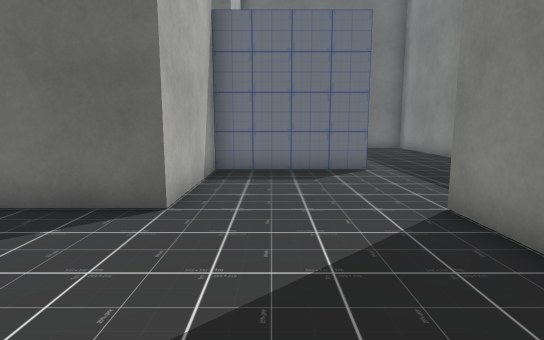
[1] (above)

24 first-person views from a walk through a Unity game level. The camera is 1.2 m above the floor, tilts 8° down and sees 80° across. The floor is counted in squares, 1 m on a side. Each view is taken from the middle of a square. On the plan, view 1 faces up. The plan holds only what a view shows up to about 14 squares ahead; the rest is blank. The place goes on beyond the plan. Some animated figures are not drawn. Some surface patterns are stand-ins.

[2]
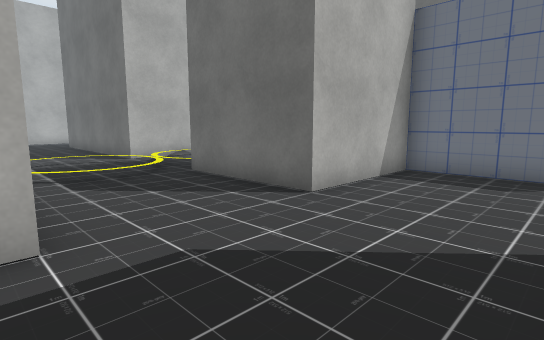

[3]
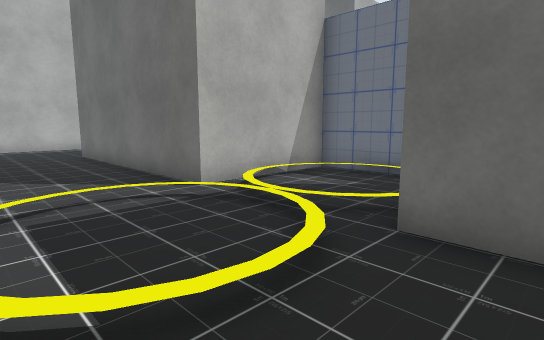

[4]
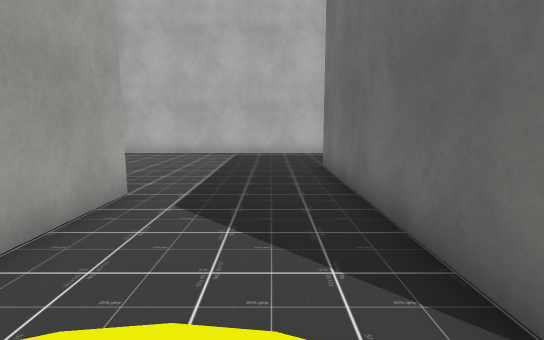

[5]
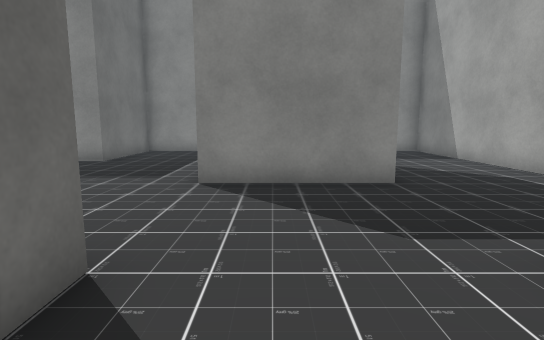

[6]
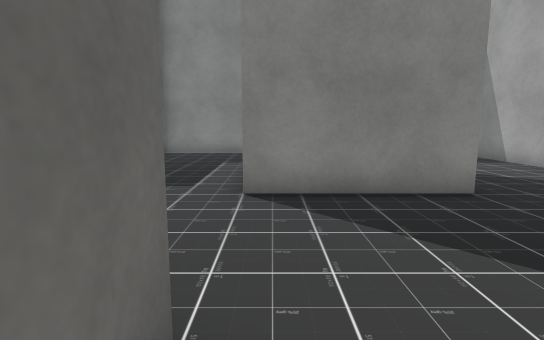

[7]
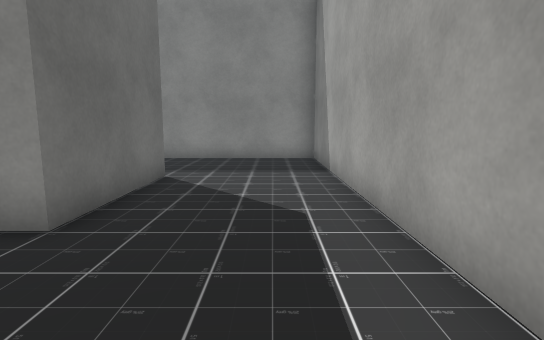

[8]
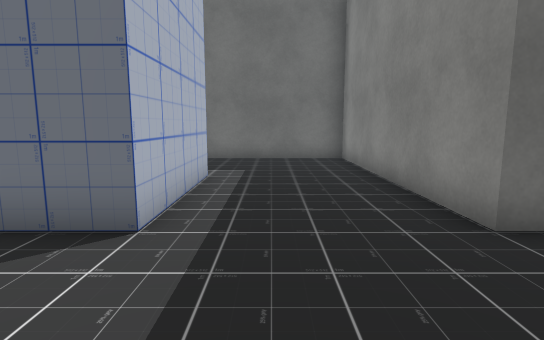

[9]
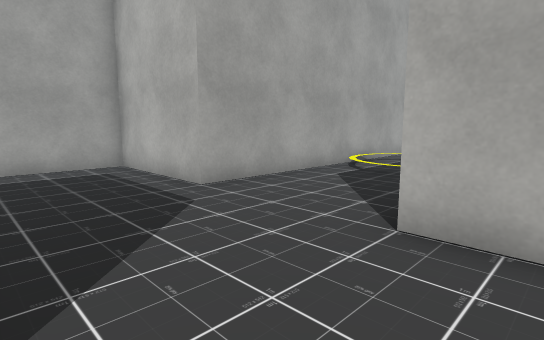

[10]
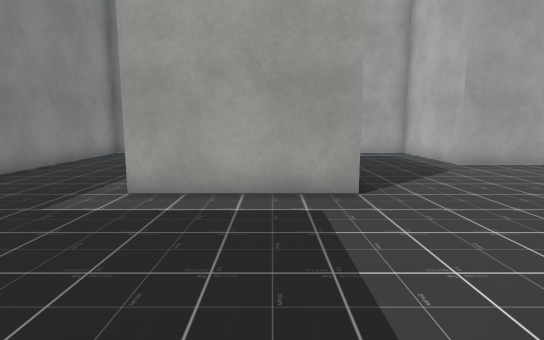

[11]
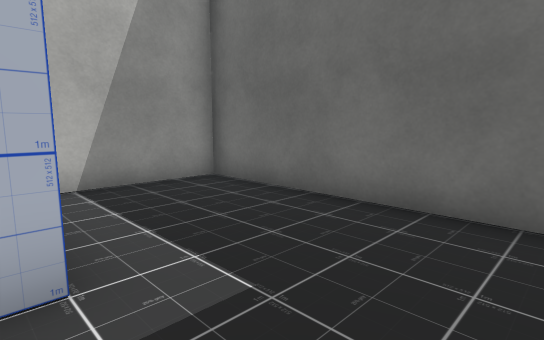

[12]
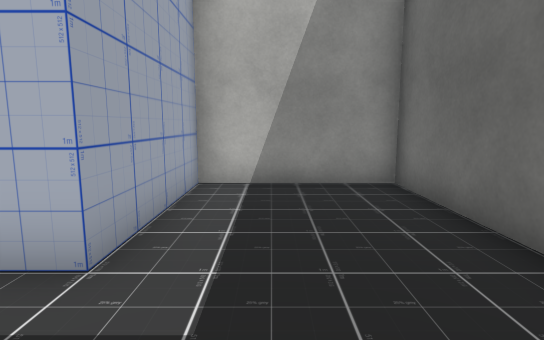

[13]
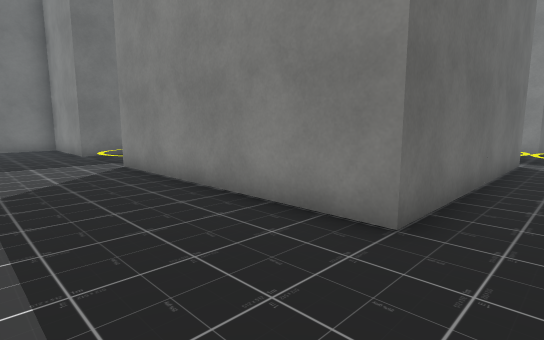

[14]
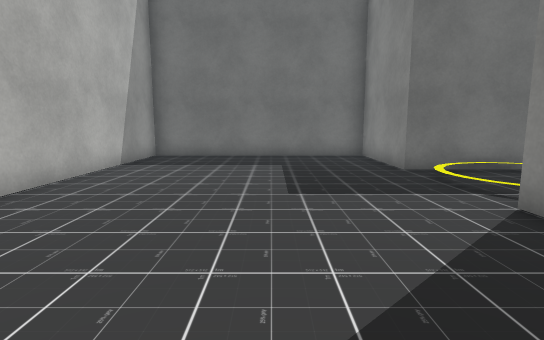

[15]
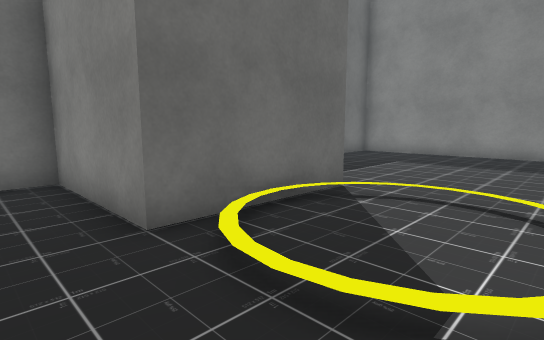

[16]
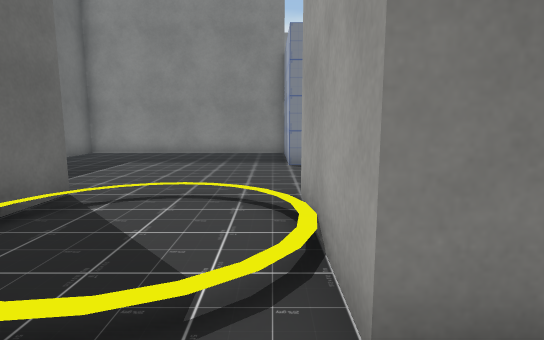

[17]
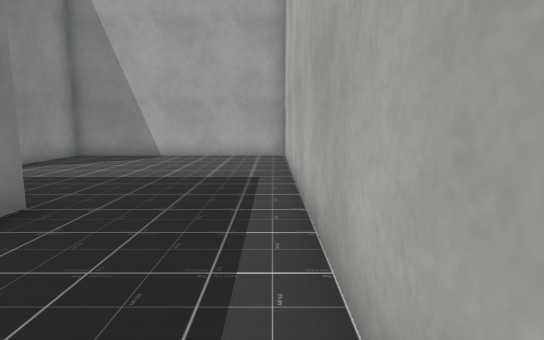

[18]
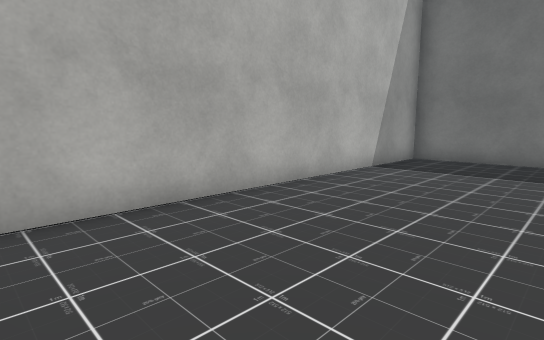

[19]
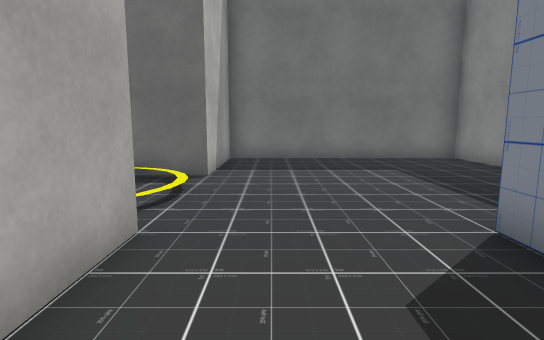

[20]
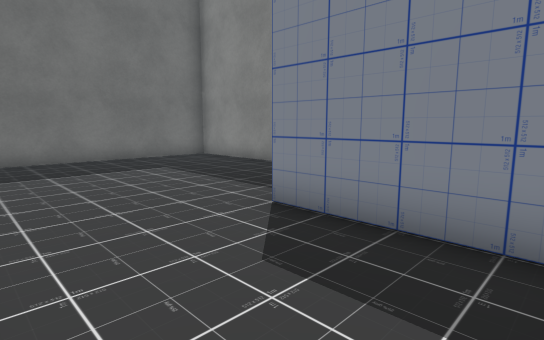

[21]
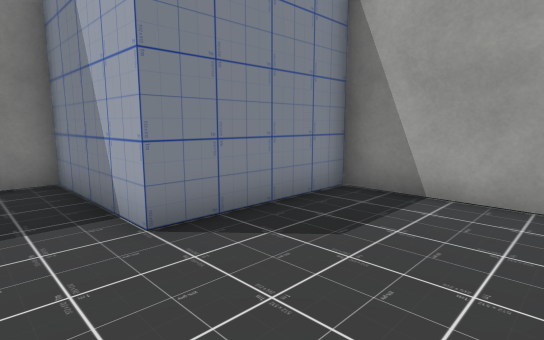

[22]
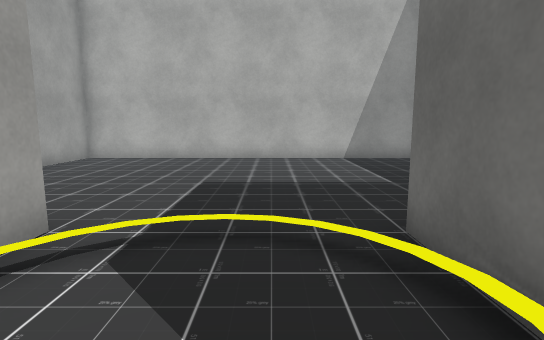

[23]
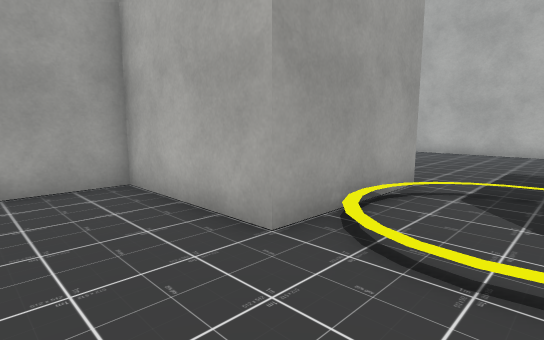

[24]
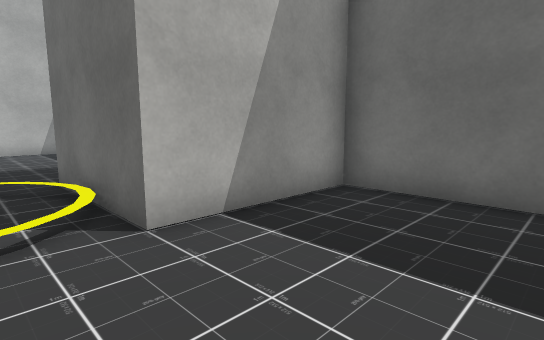

### Floor plan
Key: @ floor where view 1 was taken; # wall or solid block; . floor; / step, stairs or slope.
Columns run from 26 left of view 1 to 11 right of it. Each row starts with its distance up from view 1.
 21 ##########  ##########
 20 #........#  #........#
 19 #........#  #........#
 18 #........#  #........#
 17 #........####........#  ##########
 16 #........////........#  #........#
 15 #......../../........#  #........#
 14 #......../../........#  #........#
 13 #........////........#  #........#
 12 #........####....#####  #####....#
 11 #........#  #....#          #....#
 10 #........#  #....#          #....#
  9 #........#  #....###    #####....#####
  8 #####....#  ######//    #............#
  7     #....#      #/../   #............#
  6     #....#      #/../   #............#
  5     #....########////####............#
  4     #............////........####...
  3     #............/../........#   ....
  2     #............/../........#    ...#
  1     #............////........####....#
  0     #........############.@..........#
 -1     #........#          #............#
 -2     #........#          #............#
 -3     #........#          #............#
 -4     ##########          ##############

Where each view was taken, in squares from view 1:
view 1: 0 up, 0 right, facing up
view 2: 0 up, 2 right, facing up-left
view 3: 1 up, 4 left, facing up-left
view 4: 3 up, 8 left, facing left
view 5: 3 up, 4 left, facing right
view 6: 4 up, 3 left, facing right
view 7: 2 down, 1 left, facing right
view 8: 5 up, 4 right, facing up
view 9: 6 up, 2 right, facing down-left
view 10: 10 up, 4 right, facing down
view 11: 12 up, 5 right, facing up-left
view 12: 14 up, 5 right, facing left
view 13: 3 up, 21 left, facing up-right
view 14: 8 up, 21 left, facing up
view 15: 13 up, 19 left, facing up-right
view 16: 13 up, 19 left, facing right
view 17: 9 up, 21 left, facing down
view 18: 9 up, 21 left, facing up-left
view 19: 9 up, 12 left, facing up
view 20: 9 up, 13 left, facing up-right
view 21: 14 up, 13 left, facing down-right
view 22: 15 up, 14 left, facing left
view 23: 15 up, 11 left, facing down-left
view 24: 15 up, 10 left, facing up-left
